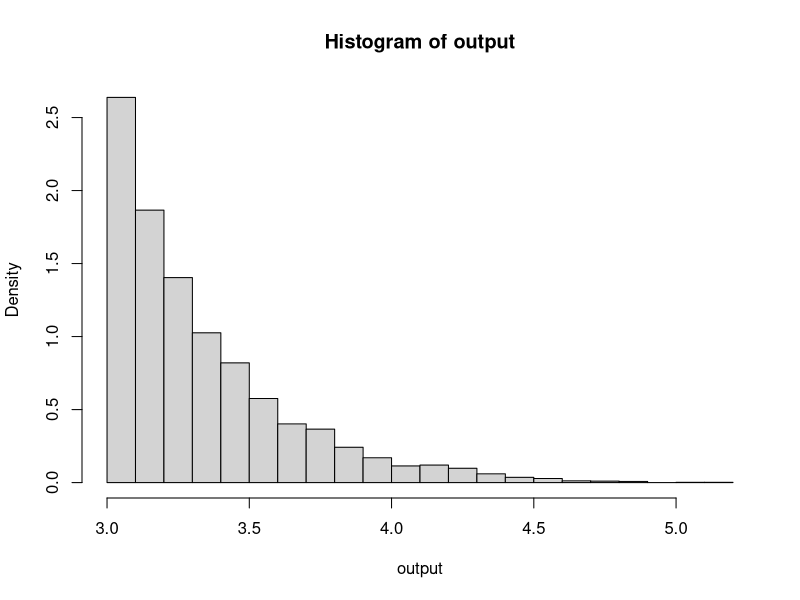

Recreate this plot in R.
'
Use the accept-reject method to genearate 5000 samples from f(x) = 
(1/sqrt(2*pi)*exp(-x^(2)/2)*I(x>=3))/(1-faiz(3)), in which g(x) = 
3*exp(-3*(x-3))*I(x>=3) and M = e^(-4.5)/(3*sqrt(2*pi)*(1-faiz(3))),
and prove that f(x) <= M*g(x)
# http://www.di.fc.ul.pt/~jpn/r/ECS/index.html
# 
# https://wiki.math.uwaterloo.ca/statwiki/index.php?title=stat341f11
# https://wiki.math.uwaterloo.ca/statwiki/index.php?title=stat340s13
# http://psiexp.ss.uci.edu/research/teachingP205C/205C.pdf
# https://www.youtube.com/watch?v=KoNGH5PkXDQ
# https://stats.stackexchange.com/questions/19736/what-does-truncated-distribution-mean

'
set.seed(54321)

accept.reject <- function(f, g, m, n){
  n.accepts <- 0
  n.rejects <- 0
  result.sample <- rep(NULL, n)
  while(n.accepts < n){
    u <- runif(1, min=0, max=1)
    y <- g(1)
    if(u <= f(y)){
      n.accepts <- n.accepts + 1
      result.sample[n.accepts] = y
    }else{
      n.rejects <- n.rejects + 1
    }
  }
  cat(sprintf("Accept Ratio by m: %f. \n", 1/m))
  cat(sprintf("Accept Ratio by real: %f. \n", 
              n.accepts/(n.accepts+n.rejects)))
  return(result.sample)
}
'indicator <- function(x, threshold=3){
  if(x >= threshold){
    return(x)
  }else{
    return(0)
  }
}'

f <- function(x) (sqrt(2*pi)*exp(-x^2/2+3*(x-3)+3^2/2))
g <- function(n) (rexp(n, 3) + 3)
m <- exp(-3^2/2) / (3 * sqrt(2 * pi) * (1 - pnorm(3)))
output <- accept.reject(f, g, m, 5000)

hist(output, breaks=20, freq=FALSE)

# save as txt for part 3,
f <- "part2.csv"
write.csv(output, file=f)

